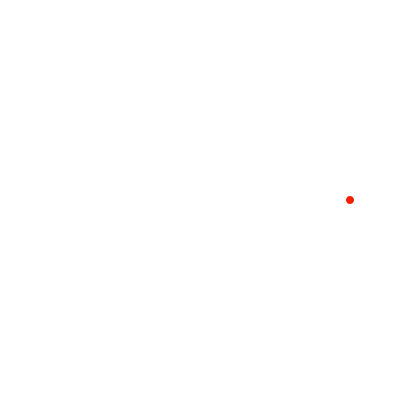
Frame 1 (no input)
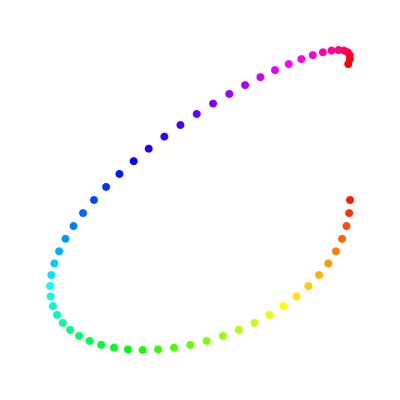
Frame 60 (the mouse pressed at the canvas centre just before this capture)
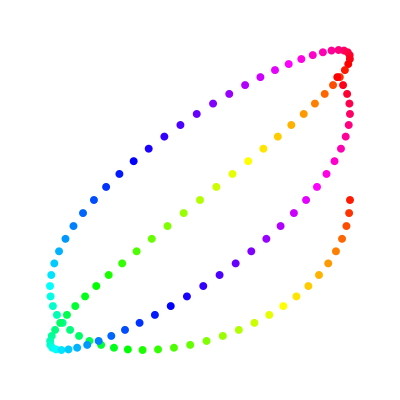
Frame 120 (the mouse held since frame 60 and released just before this capture)

The Processing sketch that drew these frames (run headless with seeded random() and noise(); from frame 60 on, the mouse is pressed at the canvas centre):

// Processing sketch: lissajousFigure
// ── lissajousFigure.pde
final float circleRadius = 150;   // 円の半径
final float dTheta = 5;           // 回転角 [degree] の増分/1フレーム
final float pointDiameter = 8;    // 点の直径
final float dDelta = 360.0 / 32;
// 変数
float centerX;                    // ウィンドウの中心のx座標
float centerY;                    // ウィンドウの中心のy座標
float theta,delta;                      // 回転角 [degree]
float x,y,shiki;

void setup() {
    size(400, 400);
    noStroke();
    background(255, 255, 255);
    colorMode(HSB, 360, 100, 100);
    centerX = width / 2;
    centerY = height / 2;
    theta = 0;
    delta = 0;
}

void draw() {
    float radTheta = radians(theta);
    x = pointX(circleRadius,radTheta,delta);
    y = pointY(circleRadius,radTheta);
    shiki = pointHue(shiki);
    fill(shiki,100,100);
    ellipse(x + centerX, y + centerY, pointDiameter, pointDiameter);
    theta = theta + dTheta;
    delta +=dDelta;
}

float pointX(float r,float rad,float zure){
    return r * cos(rad-radians(zure));
}

float pointY(float r,float rad){
    return r*sin(rad);
}

float pointHue(float _color){
    float _c = _color+6;
    if(_c>360){
        _c-=360;
    }
    return _c;
}
